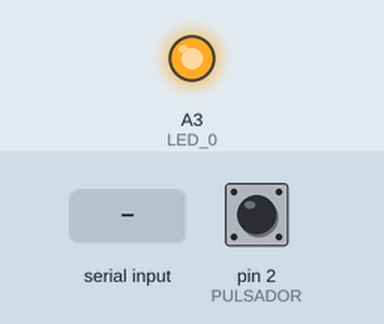
The sketch below on a simulated Arduino Uno, built with avr-gcc and run on an emulated ATmega328P. Parts: output pins drawn as LEDs (lit = HIGH). The test bench sets the inputs (shaded band); at power-on: pin 2 (PULSADOR) HIGH. What the sketch prints to the serial monitor is not drawn.

Above: at 1.2 s.
1.3 s: "x" received over Serial
At 2.1 s:
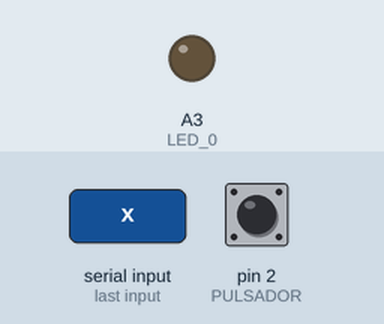
2.8 s: pin 2 (PULSADOR) pulled LOW for 0.15 s
Timing chart, 0 to 5.8 s (numbered marks = the images above; inputs shaded):
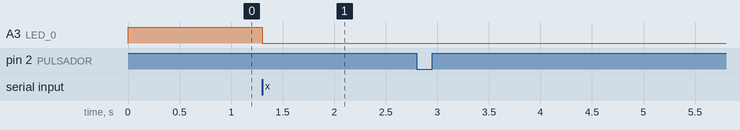

Measured:
- after the input at 1.3 s, A3 (LED_0): HIGH → LOW at once
- after the input at 2.8 s, every drawn part: stays the same

The sketch:

5-UART_Arduino-Arduino.ino
```cpp
/**
 *****************************************
 *            5-UART_Arduino-Arduino
 ****************************************
 *
 *  En este ejemplo se comunicarán 2 Arduinos con el protocolo UART, invirtiendo el estado de los LEDs remotamente.
 **/

// En este ejemplo se realizará comunicación serie entre dos Arduinos. Un Arduino estará sensando si hay algo disponible en el buffer del puerto Serie.
// Si se lee un caracter determinado, se realizará la inversión del LED_0.

// Se requieren dos Arduinos con sus respectivos Shields.
// Si no se dispone de un segundo Shield se puede armar la parte de LED_0 y del pulsador en una protoboard y realizar las conexiones de acuerdo a "shield_arduino_esquematico.pdf".

////////////////////////////////////////////////////////////////////////////////////////////////////////////////////////////////////

// Variables globales:

// Arduino Shield:
static const int LED_0 = A3;

static const int PULSADOR = 2;

// Variables:

const int Tiempo_Espera_ms = 500; // Tiempo de espera en ms
int input=0;

// Prototipos:
void InvertirEstadoLED(const int);
void interrupcionBoton0(void);

///////////////////////////////////////////////////////////////////////////////////////////////////////////////////////////////////////

// Inicialización:

void setup() {
  pinMode(LED_0, OUTPUT);
  digitalWrite(LED_0, HIGH);

  pinMode(PULSADOR, INPUT_PULLUP);
  attachInterrupt(digitalPinToInterrupt(PULSADOR),interrupcionBoton0,RISING);

  Serial.begin(9600); // Inicialización de puerto Serie
}

/////////////////////////////////////////////////////////////////////////////////////////////////////////////////////////////////////

// Bucle infinito:

void loop() {

  if (Serial.available()) {    // Si hay algo, lo leo.
    input=Serial.read();
    if (input=='x') {
      Serial.flush();
      InvertirEstadoLED(LED_0);
    }
  }

}

//////////////////////////////////////////////////////////////////////////////////////////////////////////////////////////

// Funciones:

void InvertirEstadoLED(const int LED){
    digitalWrite(LED, !digitalRead(LED));
}

void interrupcionBoton0(void)
{
  delayMicroseconds(Tiempo_Espera_ms);

// Espero Tiempo_Espera_ms para filtrar rebote del botón

  if(digitalRead(PULSADOR)==HIGH) // si el boton sigue apretado, es porque no fue un rebote
    Serial.print('x');
}

//////////////////////////////////////////////////////////////////////////////////////////////////////////////////

// Actividades:

// 1 - Realizar la carga del programa: Primero se debe cargar el programa en ambos Arduinos. Luego alimentar a ambos Arduinos mediante el Jack de alimentación.
// 2 - Finalmente interconectar TX de un Arduino con el RX del otro (y viceversa) e interconectar ambos GND.
// 3 - Comprobar el correcto funcionamiento.

// Preguntas:

// a - ¿ Por qué Tx con Rx deben estar intercambiados ? ¿ Qué pasa si se conecta Rx-Rx y Tx-Tx ?
// b - ¿ Qué pasa si se modifica la velocidad del puerto Serie en uno de los dos Arduinos ?
// c - ¿ Por qué hay que interconectar las masas ?
```
